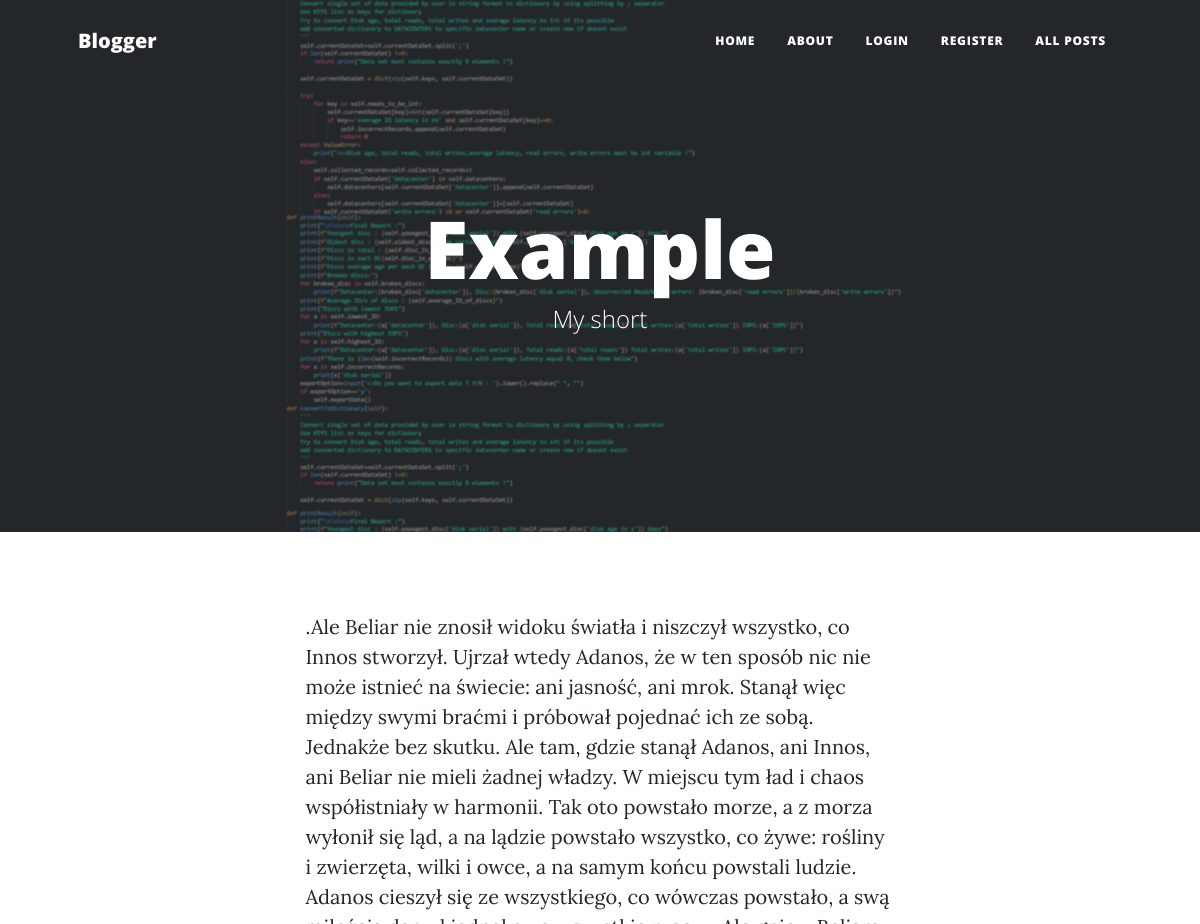
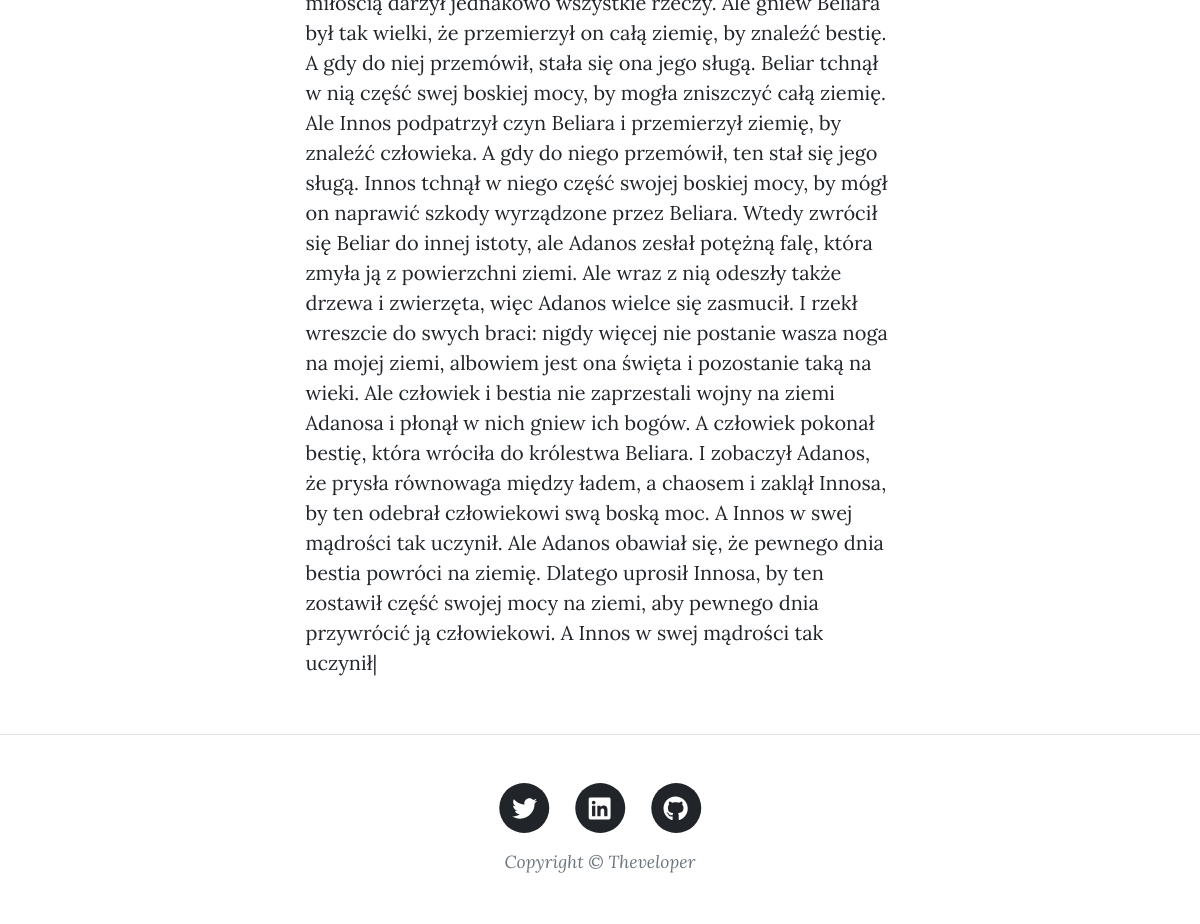
/post/1, run on the app's committed database (2 pictures, top to bottom).
### posts/models.py (models this page shows, shortened)
class Post(models.Model):
    user=models.ForeignKey(Account,on_delete=models.CASCADE,null=True)
    title=models.CharField(max_length=50)
    short=models.CharField(max_length=50)
    description=models.TextField()
    is_active=models.BooleanField(default=False)
    created_at=models.DateTimeField(auto_now_add=True)

### posts/views.py (the view)
# urls.py: path('post/<int:pk>', views.PostDetailView.as_view(), name='PostDetailView'),
class PostDetailView(generic.DetailView):
    model = Post
    template_name = 'post.html'
    def get_context_data(self, **kwargs):
        context = super().get_context_data(**kwargs)
        context['title'] = context['object'].title
        context['description'] = context['object'].short
        return context

### templates/post.html
{% extends "base.html" %}
 {%load static%}
 {% block content%}
        <article class="mb-4">
            <div class="container px-4 px-lg-5">
                <div class="row gx-4 gx-lg-5 justify-content-center">
                    <div class="col-md-10 col-lg-8 col-xl-7">
                        <p>{{object.description}}</p>
                    </div>
                </div>
            </div>
        </article>
     {% endblock %}

### templates/includes/navbar.html (shortened to what this page needs)
{% load static %}
    <body>
        <nav class="navbar navbar-expand-lg navbar-light" id="mainNav">
            <div class="container px-4 px-lg-5">
                <a class="navbar-brand" href="{% url 'PostListHomeView' %}">Blogger</a>
                <div class="collapse navbar-collapse" id="navbarResponsive">
                    <ul class="navbar-nav ms-auto py-4 py-lg-0">
                        <li class="nav-item"><a class="nav-link px-lg-3 py-3 py-lg-4" href="{% url 'PostListHomeView' %}">Home</a></li>
                        <li class="nav-item"><a class="nav-link px-lg-3 py-3 py-lg-4" href="{% url 'AboutView' %}">About</a></li>
                        {% if user.id is None %}
                        <li class="nav-item"><a class="nav-link px-lg-3 py-3 py-lg-4" href="{% url 'LoginPageView' %}">Login</a></li>
                        <li class="nav-item"><a class="nav-link px-lg-3 py-3 py-lg-4" href="{% url 'RegisterPageView' %}">Register</a></li>
                        {% else %}
                        <li class="nav-item"><a class="nav-link px-lg-3 py-3 py-lg-4" href="{% url 'LogoutPageView' %}">Logout</a></li>
                        {%endif%}
                        <li class="nav-item"><a class="nav-link px-lg-3 py-3 py-lg-4" href="{% url 'PostListView' %}">All posts</a></li>
                    </ul>
                </div>
            </div>
        </nav>
        <header class="masthead" style="background-image: url('{%static 'assets/img/background-img.png' %}')">
            <div class="container position-relative px-4 px-lg-5">
                <div class="row gx-4 gx-lg-5 justify-content-center">
                    <div class="col-md-10 col-lg-8 col-xl-7">
                        <div class="site-heading">
                            <h1>{{title}}</h1>
                            <span class="subheading">{{description}}</span>
                        </div>
                    </div>
                </div>
            </div>
        </header>

### data on the page
Post: title "Example", short "My short", description ".Ale Beliar nie znosił widoku światła i niszczył wszystko, co Innos stworzył. Ujrzał wtedy Adanos, że w ten sposób nic nie może istnieć na świecie: ani jasność, ani mrok. Stanął więc między swymi braćmi i próbował pojednać ich ze sobą. Jednakże bez skutku. Ale tam, gdzie stanął Adanos, ani Innos, ani Beliar nie mieli żadnej władzy. W miejscu tym ład i chaos współistniały w harmonii. Tak oto powstało morze, a z morza wyłonił się ląd, a na lądzie powstało wszystko, co żywe: rośliny i zwierzęta, wilki i owce, a na samym końcu powstali ludzie. Adanos cieszył się ze wszystkiego, co wówczas powstało, a swą miłością darzył jednakowo wszystkie rzeczy. Ale gniew Beliara był tak wielki, że…"
